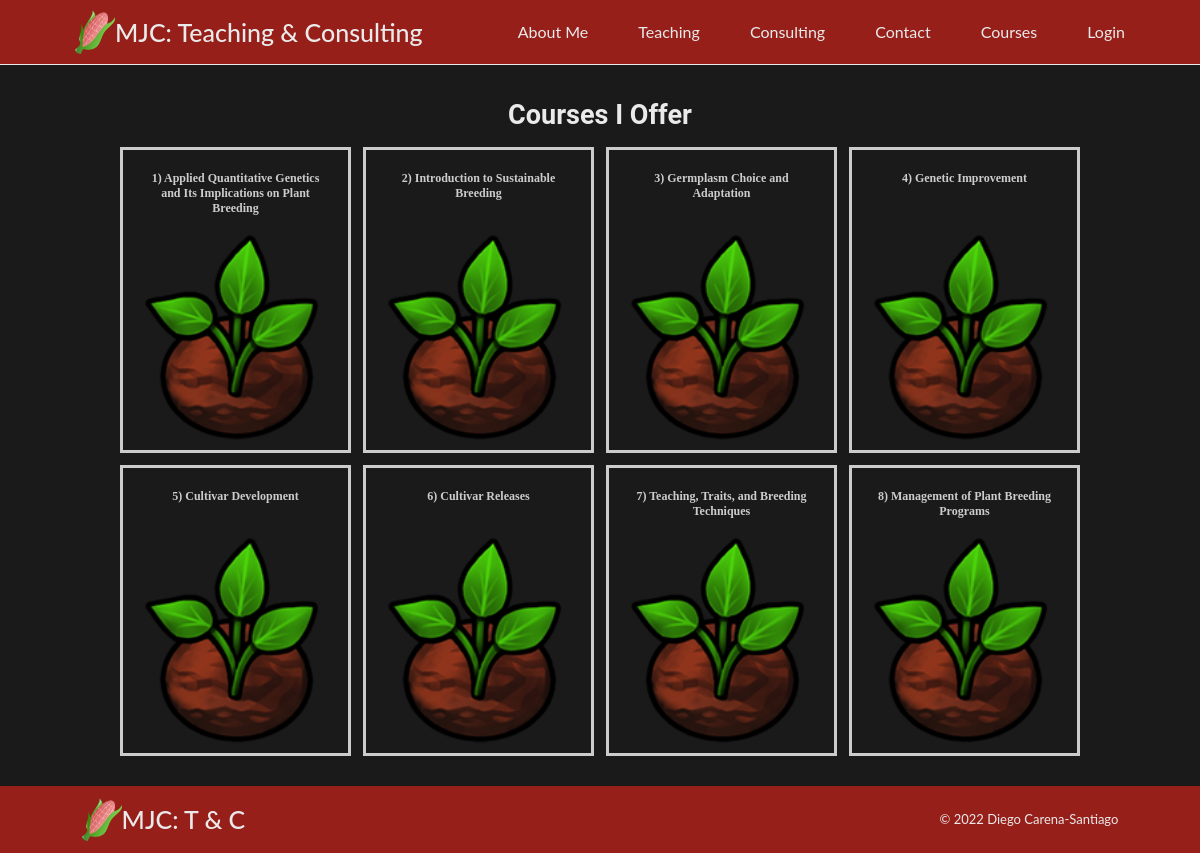
/courses.php, run on an earlier commit of the app's database.
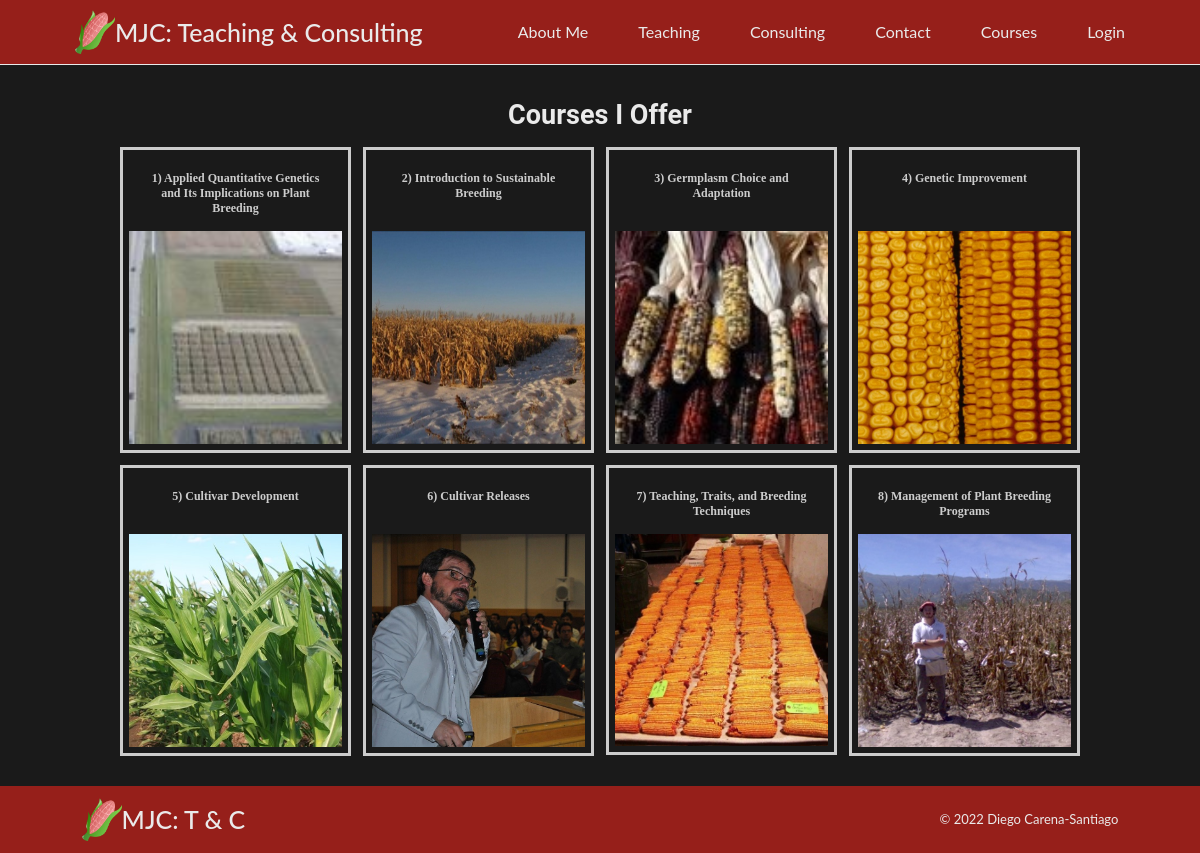
And on a later commit of the database.
### tables this page shows
CREATE TABLE `courses` (
  `id` int(11) NOT NULL,
  `title` varchar(100) DEFAULT NULL,
  `objectives` text DEFAULT NULL,
  `description` text DEFAULT NULL,
  `img` varchar(20) DEFAULT NULL,
  `prereq` text DEFAULT NULL
);

### courses.php (the view, shortened to what this page needs)
<html lang="en">
    <head>
        <link rel="stylesheet" href="css/courses.css" />
        <link rel="stylesheet" href="css/style.css" />
    </head>
    <body>
      <?php include 'components/header.php'; ?>
        <div class="section">
        <div class="wrapper">
            <div class="span_3_of_3 para">
                <h2>Courses I Offer</h2>
            </div>
<?php
include 'setup.php';
$sql = "Select * from courses";
$result = $conn->query($sql);
if ($result->num_rows > 0) {
    while ($row = $result->fetch_assoc()) {
        $courseid = $row["id"];
        $title = $row["title"];
        $img = $row["img"];
        ?>
<div class="responsive">
  <div class="gallery">
    <a target="_blank" href="details.php?courseid=<?php print $courseid; ?>">
            <div class="desc">
        <h2><?php print $courseid; ?>) <?php print $title; ?></h2>
      </div>
      <img src="images/<?php print $img; ?>" alt="<?php print $title; ?>">
    </a>
  </div>
</div>
<?php
    }
} else {
    echo "0 results";
}
?>
<div class="clearfix"></div>
        </div>
        </div>
        <footer>
            <?php include 'components/footer.php'; ?>
        </footer>
    </body>
</html>

### components/header.php (shortened to what this page needs)
<header class="header">
    <div class="nav-wrapper">
        <nav class="navbar">
                <a href="/mjc_ct/index.php" class="logo"><img class="logo-image" src="images/Logo.png">MJC: Teaching & Consulting</a>
            <ul class="nav-menu">
                <li class="nav-item">
                    <a href="/mjc_ct/About-Me.php" class="nav-link">About Me</a>
                </li>
                <li class="nav-item">
                    <a href="/mjc_ct/Teaching.php" class="nav-link">Teaching</a>
                </li>
                <li class="nav-item">
                    <a href="/mjc_ct/Consulting.php" class="nav-link">Consulting</a>
                </li>
                <li class="nav-item">
                    <a href="/mjc_ct/Contact.php" class="nav-link">Contact</a>
                </li>
                <li class="nav-item">
                    <a href="/mjc_ct/courses.php" class="nav-link">Courses</a>
                </li>
              <?php if (!isset($_SESSION['loggedin'])) { ?>
                 <li class="nav-item">
				    <a href="/mjc_ct/login/login.php" class="nav-link">Login</a>
                </li>
       <?php } ?>
            </ul>
        </nav>
    </div>
</header>

### components/footer.php
<link href="css/style.css" rel="stylesheet" />
    <footer>
        <div class="nav-wrapper">
            <div class="container">
                <div class="footer-container">
                    <div class="footer-logo">
                        <img
                             alt="logo design of red corn"
                             src="./images/Logo.png"
                             class="logo-image"
                       />
                        <h2 class="logo">
                            <span>MJC: T & C</span>
                        </h2>
                    </div>
                </div>
                <div class="copyright">
                    <div>
                        <span>
                            <span>© 2022 Diego Carena-Santiago</span>
                        </span>
                    </div>
                </div>
            </div>
        </div>
    </footer>

### css/courses.css (style rules this page uses)
div.gallery { border: 3px solid #ccc; padding: 6 6 6 6; }
div.gallery img { width: 100%; height: auto; }
div.desc { padding: 15px; text-align: center; color: #ccc; font-size: 0.8rem; }
.responsive { padding: 6 6 6 6; float: left; width: 24.99999%; }
.clearfix:after { content: ""; display: table; clear: both; }

### css/style.css (style rules this page uses)
:root { --dl-color-paleyellow: #fffef3ff; --dl-color-red: #961f1aff; --dl-color-grey: #cbcbcbff; --dl-color-black: #1a1a1aff; --dl-color-green: #7c7d5bff; --dl-color-white: #eaeaeaff; }
* { margin: 0; padding: 0; box-sizing: border-box; }
.section { clear: both; padding: 0px; margin: 0px; width: 100%; height: auto; background-color: var(--dl-color-black); padding-left: 5%; padding-right: 5%; overflow: hidden; padding-top: 2%; padding-bottom: 2%; }
.span_3_of_3 { width: 100%; font-size: 1.8rem; font-family: "Roboto", sans-serif; color: var(--dl-color-white); padding: 1rem; }
body { width: 100%; height: 100%; }
html { font-size: 62.5%; }
li { list-style: none; }
a { text-decoration: none; }
.header { background-color: var(--dl-color-red); border-bottom: 1px solid var(--dl-color-white); font-family: "Lato", sans-serif; }
.wrapper { width: 90%; height: auto; margin: auto; clear: both; overflow: auto; }
.nav-wrapper { width: 90%; height: auto; margin: auto; clear: both; overflow: auto; }
.navbar { display: flex; justify-content: space-between; align-items: center; padding: 1rem 1.5rem; }
.nav-menu { display: flex; justify-content: space-between; align-items: center; }
.nav-item { margin-left: 5rem; }
.nav-link { font-size: 1.6rem; font-weight: 400; color: var(--dl-color-white); }
.logo { display: flex; align-items: center; font-size: 2.5rem; font-weight: 500; color: var(--dl-color-white); }
.logo-image { width: 4rem; }
.para { padding-left: 2%; padding-right: 2%; text-align: center; }
footer { font-family: "Lato", sans-serif; width: 100%; justify-content: space-between; background-color: var(--dl-color-red); padding-top: 0.5%; padding-bottom: 0.5%; clear: both; bottom: 0; }
.container { display: flex; align-items: center; justify-content: space-between; }
.footer-container { width: auto; height: auto; padding-left: 2%; margin-bottom: 0px; flex-direction: row; }
.footer-logo { display: flex; align-items: center; }
.copyright { width: auto; height: 100%; display: flex; padding-right: 2%; flex-direction: row; color: var(--dl-color-white); font-size: 1.3rem; }

What changed in the data, as far as the page shows it:
changed courses "Applied Quantitative Genetics and Its Implications on Plant Breeding": img: a different picture
changed courses "Introduction to Sustainable Breeding": img: a different picture
changed courses "Germplasm Choice and Adaptation": img: a different picture
changed courses "Genetic Improvement": img: a different picture
changed courses "Cultivar Development": img: a different picture
changed courses "Cultivar Releases": img: a different picture
changed courses "Teaching, Traits, and Breeding Techniques": img: a different picture
changed courses "Management of Plant Breeding Programs": img: a different picture
